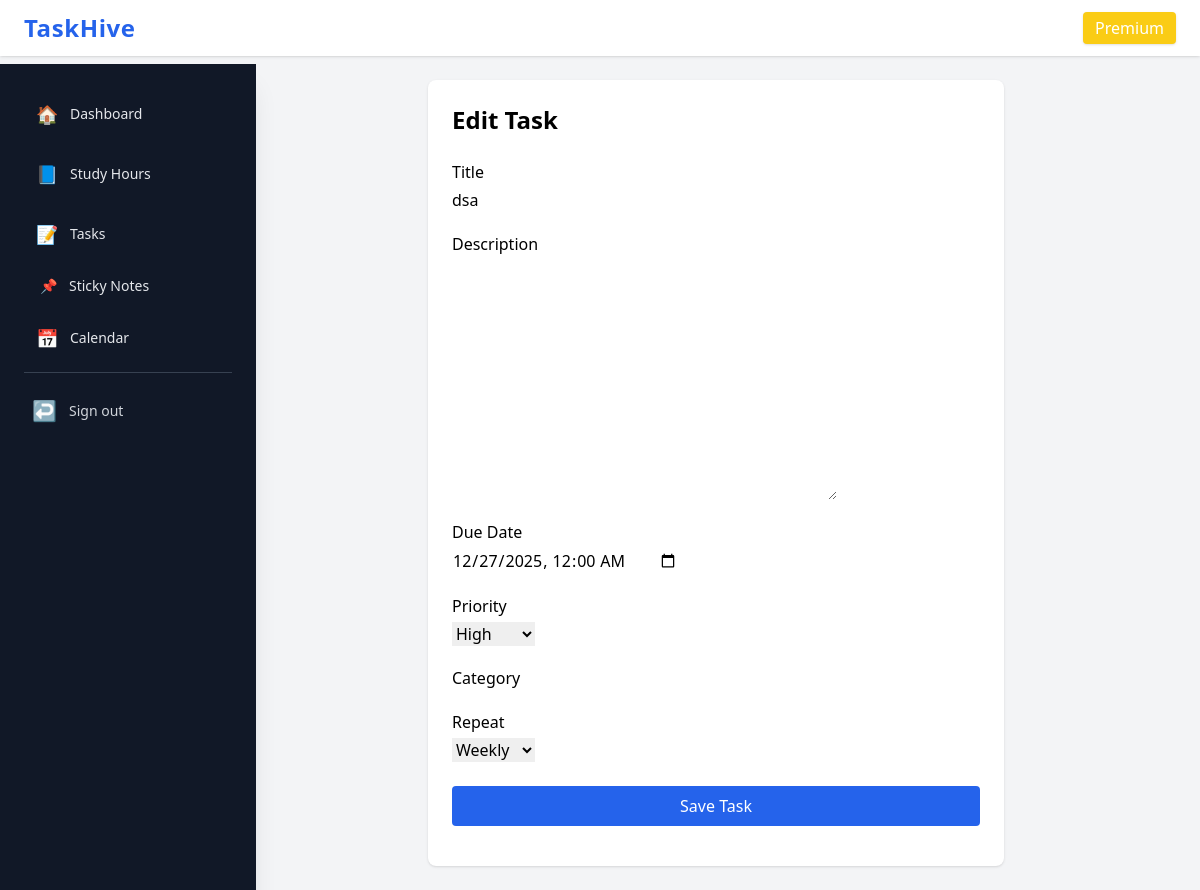
The app's page /tasks/edit/22/ (signed in) with its own data.
### tasks/models.py (models this page shows, shortened)
class Task(models.Model):
    user = models.ForeignKey(User, on_delete=models.CASCADE)
    owner = models.ForeignKey(
        User,
        on_delete=models.CASCADE,
        related_name="task_owner",
        null=True,
        blank=True
    )
    category = models.ForeignKey(Category, on_delete=models.SET_NULL, null=True, blank=True)
    title = models.CharField(max_length=255)
    description = models.TextField(blank=True)
    priority = models.CharField(max_length=10, choices=PRIORITY, default='medium')
    due_date = models.DateTimeField(null=True, blank=True)
    reminder_at = models.DateTimeField(null=True, blank=True)
    starred = models.BooleanField(default=False)
    completed = models.BooleanField(default=False)
    repeat = models.CharField(max_length=20, choices=REPEAT, default='none')
    created_at = models.DateTimeField(auto_now_add=True)

### tasks/views.py (the view)
# urls.py: path("edit/<int:pk>/", views.edit_task, name="edit_task"),
@login_required
def edit_task(request, pk):
    task = get_object_or_404(Task, id=pk, user=request.user)
    if request.method == "POST":
        form = TaskForm(request.POST, instance=task, user=request.user)
        if form.is_valid():
            form.save()
            return redirect("tasks:home")
    else:
        form = TaskForm(instance=task, user=request.user)
    return render(request, "tasks/task_form.html", {
        "form": form,
        "task": task,
        "edit_mode": True,
    })

### tasks/forms.py
class TaskForm(forms.ModelForm):
    class Meta:
        model = Task
        fields = [
            "title",
            "description",
            "priority",
            "due_date",
            "reminder_at",
            "repeat",
        ]
        widgets = {
            "title": forms.TextInput(),
            "description": forms.Textarea(),
            "priority": forms.Select(),
            "repeat": forms.Select(),
            "due_date": forms.DateTimeInput(attrs={"type": "datetime-local"}),
            "reminder_at": forms.DateTimeInput(attrs={"type": "datetime-local"}),
        }
    def __init__(self, *args, **kwargs):
        self.user = kwargs.pop("user", None)
        super().__init__(*args, **kwargs)

### tasks/templates/tasks/task_form.html (shortened to what this page needs)
<!-- {% extends "dashboard/base.html" %}
{% block content %}
<div class="max-w-xl mx-auto bg-white shadow rounded-lg p-6">
    <h2 class="text-2xl font-bold mb-6">
        {% if form.instance.pk %} Edit Task {% else %} Add Task {% endif %}
    </h2>
    <form method="POST">
        <div class="space-y-5">
            <div>
                <label class="font-medium block mb-1">Title</label>
                {{ form.title }}
            </div>
            <div>
                <label class="font-medium block mb-1">Description</label>
                {{ form.description }}
            </div>
            <div>
                <label class="font-medium block mb-1">Due Date</label>
                {{ form.due_date }}
            </div>
            <div>
                <label class="font-medium block mb-1">Priority</label>
                {{ form.priority }}
            </div>
            <div>
                <label class="font-medium block mb-1">Category</label>
            </div>
            <div>
                <label class="font-medium block mb-1">Repeat</label>
                {{ form.repeat }}
            </div>
        </div>
        <button class="mt-6 w-full bg-blue-600 text-white p-2 rounded hover:bg-blue-700">
            Save Task
        </button>
    </form>
</div>
{% endblock %} -->
{% load static %}

### static/css/site.css (style rules this page uses)
body { font-family: ui-sans-serif, system-ui, -apple-system, "Segoe UI", Roboto, "Helvetica Neue", Arial; }

### records on screen
Task: title "dsa", due_date "12/27/2025 00:00", priority "High", repeat "Weekly"
